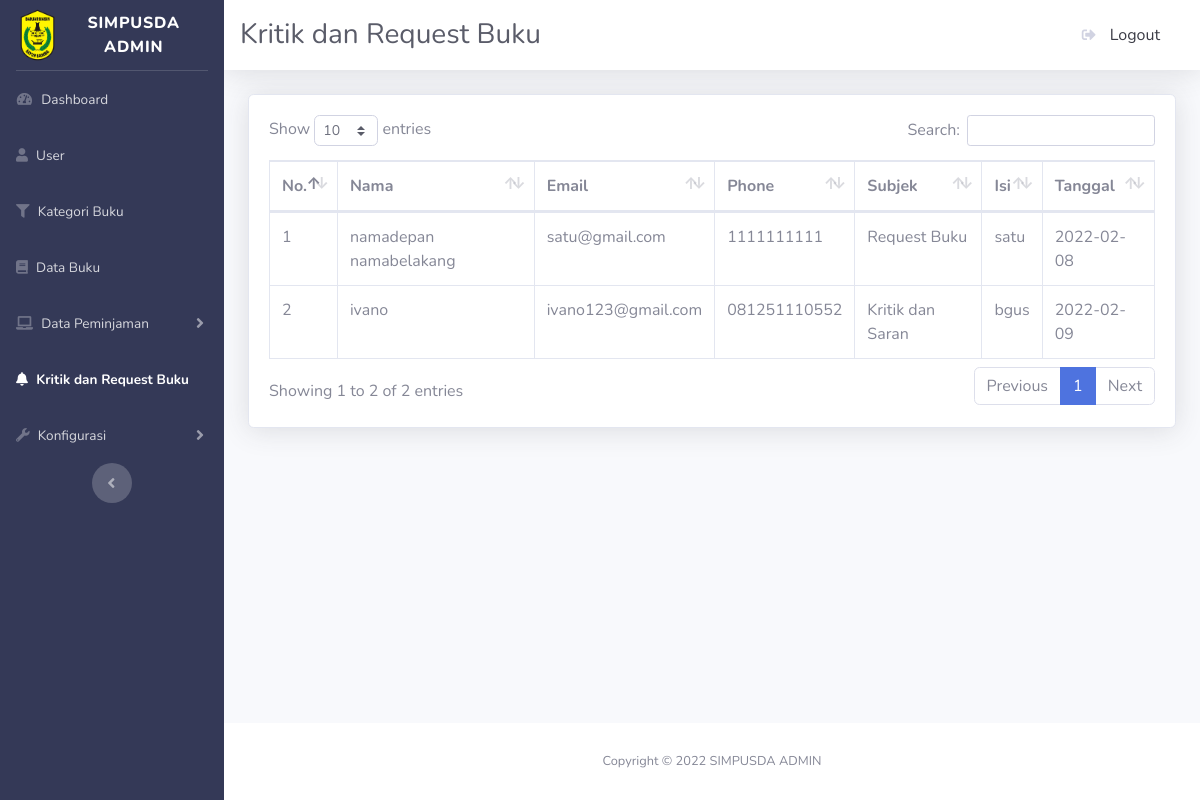
Before: /admin/kritikdanrequest.php with the older database file.
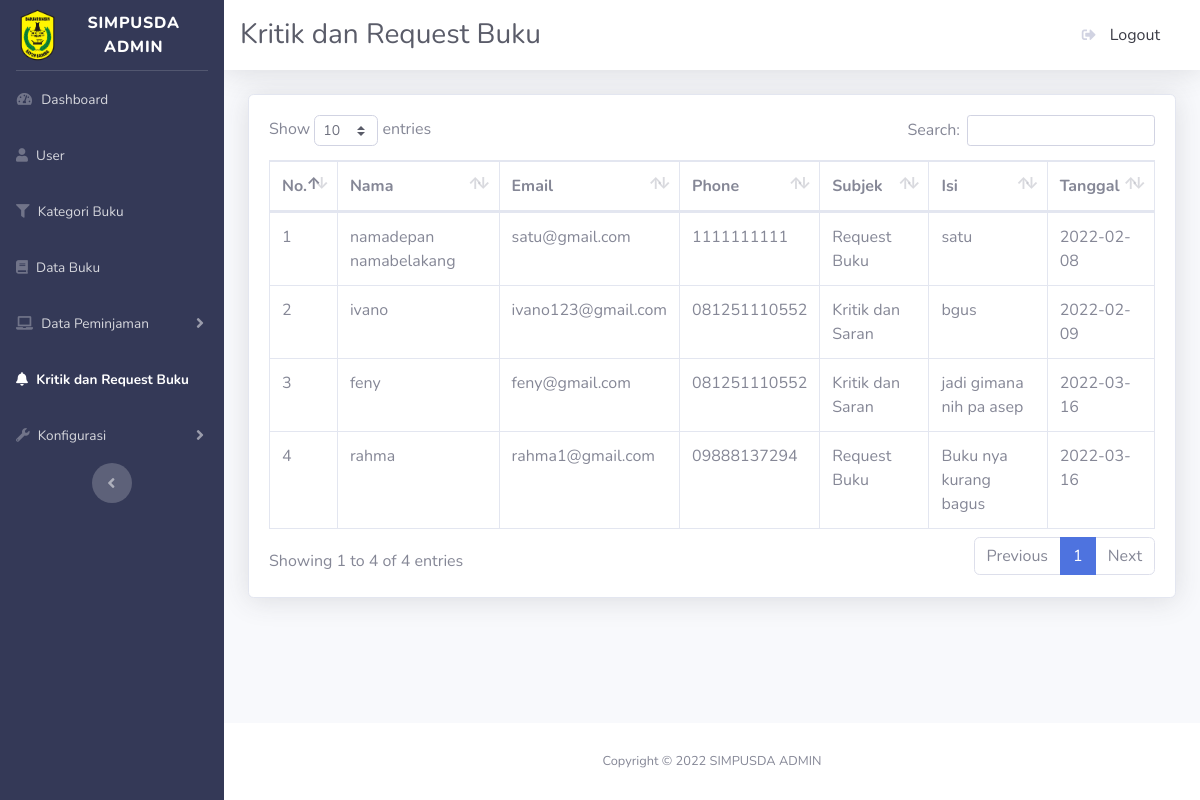
After: the same page with the newer database file.
### tables this page shows
CREATE TABLE `l_kritik` (
  `id` int(10) UNSIGNED NOT NULL,
  `nama` varchar(255) NOT NULL,
  `email` varchar(255) NOT NULL,
  `phone` varchar(255) NOT NULL,
  `subjek` enum('Request Buku','Kritik dan Saran') NOT NULL,
  `isi` text NOT NULL,
  `tanggal_kritik` date NOT NULL
);

### admin/kritikdanrequest.php (the view, shortened to what the changed rows need)
<?php
include_once("config.php");
$stmt_kritik = $pdo_conn->prepare("SELECT * FROM l_kritik");
$stmt_kritik->execute();
$result_kritik = $stmt_kritik->fetchAll();
?>
<!DOCTYPE html>
<html lang="en">
<head>
    <link href="vendor/fontawesome-free/css/all.min.css" rel="stylesheet" type="text/css">
    <link href="css/sb-admin-2.min.css" rel="stylesheet">
    <link href="vendor/datatables/dataTables.bootstrap4.min.css" rel="stylesheet">
</head>
<body id="page-top">
    <div id="wrapper">
        <div id="content-wrapper" class="d-flex flex-column">
            <div id="content">
                <div class="container-fluid">
                    <div class="card shadow mb-4">
                        <div class="card-body">
                            <div class="table-responsive">
                                <table class="table table-bordered" id="dataTable" width="100%" cellspacing="0">
                                <thead>
                                        <tr>
                                          <th scope="col">No.</th>
                                          <th scope="col">Nama</th>
                                          <th scope="col">Email</th>
                                          <th scope="col">Phone</th>
                                          <th scope="col">Subjek</th>
                                          <th scope="col">Isi</th>
                                          <th scope="col">Tanggal</th>
                                        </tr>
                                      </thead>
                                      <tbody>
                                      <?php
                                        foreach($result_kritik as $user_data){
                                          echo "<tr>";
                                          echo "<td>".$user_data['id']."</td>";
                                          echo "<td>".$user_data['nama']."</td>";
                                          echo "<td>".$user_data['email']."</td>";
                                          echo "<td>".$user_data['phone']."</td>";
                                          echo "<td>".$user_data['subjek']."</td>";
                                          echo "<td>".$user_data['isi']."</td>";
                                          echo "<td>".$user_data['tanggal_kritik']."</td>";
                                        }
                                          ?>
                                    </tbody>
                                </table>
                            </div>
                        </div>
                    </div>
                </div>
            </div>
        </div>
    </div>
</body>
</html>

Changed rows visible on the page:
added l_kritik: id "3", nama "feny", email "feny@gmail.com", phone "081251110552", subjek "Kritik dan Saran", isi "jadi gimana nih pa asep", tanggal_kritik "2022-03-16"
added l_kritik: id "4", nama "rahma", email "rahma1@gmail.com", phone "09888137294", subjek "Request Buku", isi "Buku nya kurang bagus", tanggal_kritik "2022-03-16"
Other visible differences:
text written by a page script: "Show entries Search: Showing 1 to 2 of 2 entries Previous 1 Next" → "Show entries Search: Showing 1 to 4 of 4 entries Previous 1 Next"
